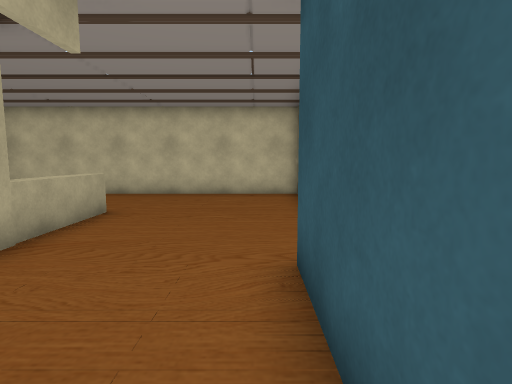
[1] (above)

12 first-person views from a walk through a Unity game level. The camera is 1.3 m above the floor, tilts 6° down and sees 80° across. The floor is counted in squares, 1 m on a side. Each view is taken from the middle of a square. On the plan, view 1 faces up. The plan holds only what a view shows up to about 14 squares ahead; the rest is blank. The place goes on beyond the plan.

[2]
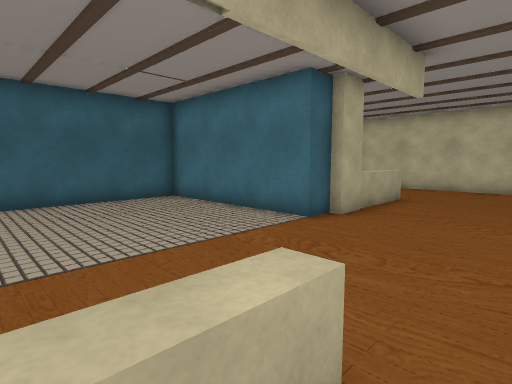

[3]
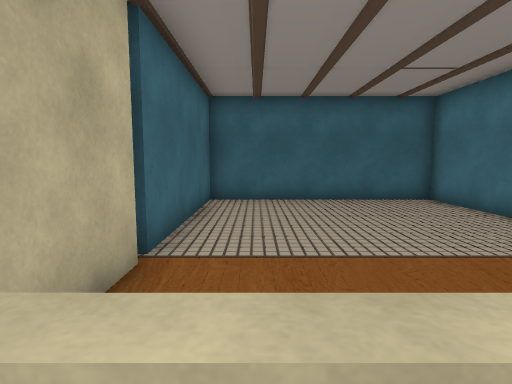

[4]
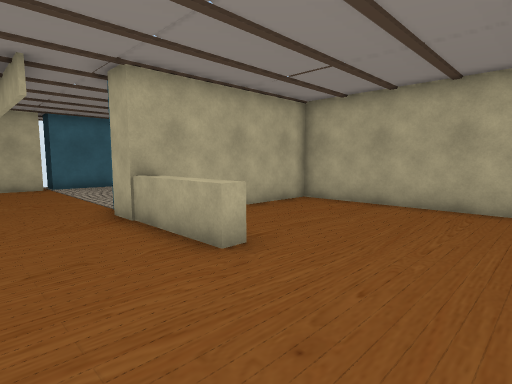

[5]
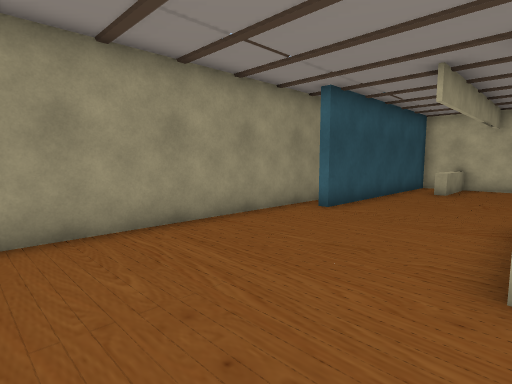

[6]
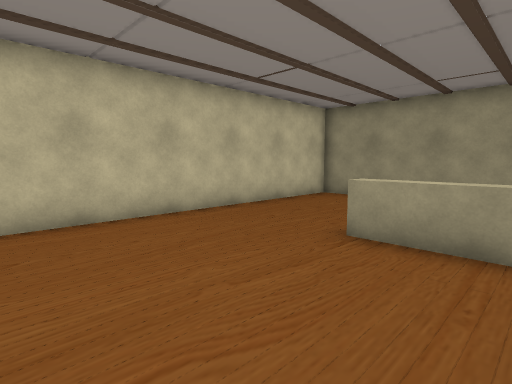

[7]
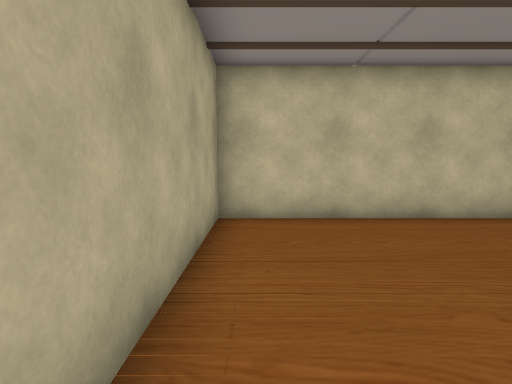

[8]
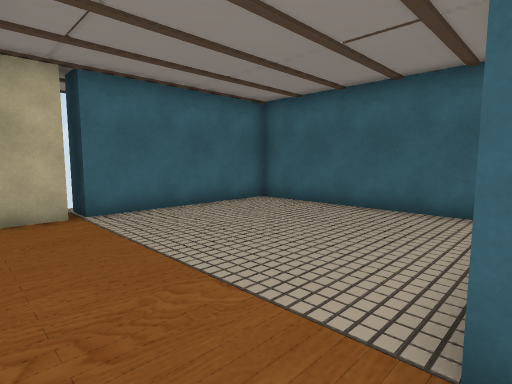

[9]
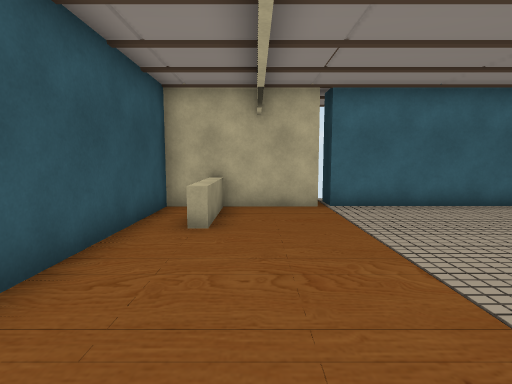

[10]
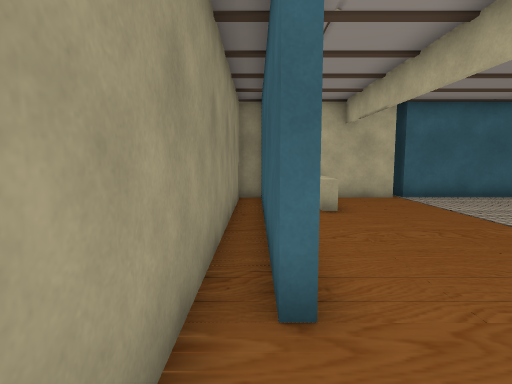

[11]
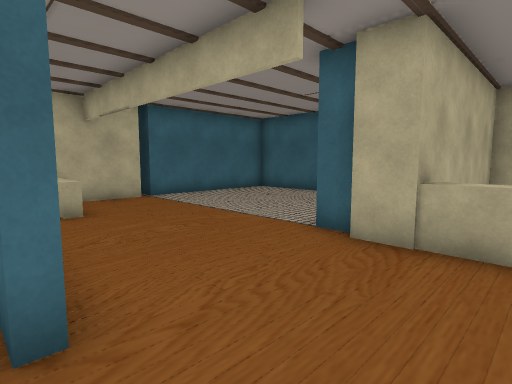

[12]
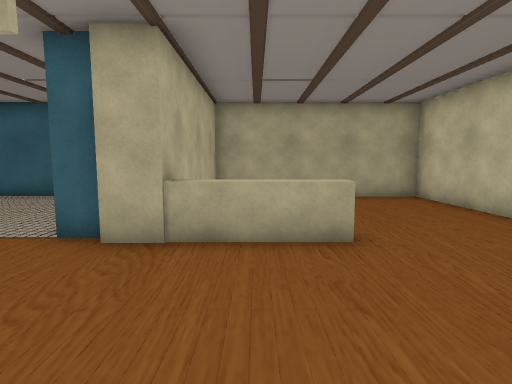

### Floor plan
Points are (right, up) in squares from view 1. A wall is a line through its corners. A room is listed if a view was taken in it or the views show most of it. See-through windows are left out.
Room 1 (views 1, 2, 3, 4, 5, 6, 7, 8, 9, 10, 11, 12)
walls: (-4, 3.6) (-4, 2.7) (-9.8, 2.7) (-9.8, -4.5) (-4, -4.5); (-3.7, 7.6) (-3.7, 3.5); (-3.8, -4.5) (0.5, -4.5) (0.5, 3.8); (1.6, -4.5) (1.6, 11.7) (-9.8, 11.7) (-9.8, 4.6) (-3.6, 4.6)
low walls: (-4.2, 5.2) (-4.2, 7.6) (-3.7, 7.6); (-1.1, -4.5) (-1.1, -1.7) (-0.7, -1.7) (-0.7, -3.6)
ways out: gap at (-4, -5)

Where each view was taken, in squares from view 1:
view 1: 0 up, 0 right, facing up
view 2: 3 down, 0 right, facing up-left
view 3: 3 down, 0 right, facing left
view 4: 11 up, 1 left, facing down-left
view 5: 11 up, 4 left, facing down-right
view 6: 5 up, 9 left, facing up-right
view 7: 5 up, 9 left, facing up
view 8: 3 up, 2 left, facing down-left
view 9: 4 up, 2 left, facing down
view 10: 6 up, 1 right, facing down
view 11: 6 up, 1 right, facing down-left
view 12: 6 up, 1 right, facing left
